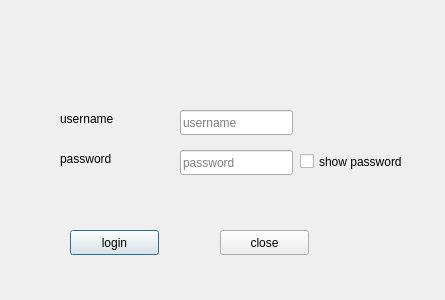
<?xml version="1.0" encoding="UTF-8"?>
<ui version="4.0">
 <class>Dialog</class>
 <widget class="QDialog" name="Dialog">
  <property name="geometry">
   <rect>
    <x>0</x>
    <y>0</y>
    <width>445</width>
    <height>300</height>
   </rect>
  </property>
  <property name="windowTitle">
   <string>Dialog</string>
  </property>
  <widget class="QLineEdit" name="usnmedit">
   <property name="geometry">
    <rect>
     <x>180</x>
     <y>110</y>
     <width>113</width>
     <height>25</height>
    </rect>
   </property>
   <property name="placeholderText">
    <string>username</string>
   </property>
  </widget>
  <widget class="QLineEdit" name="pswdedit">
   <property name="geometry">
    <rect>
     <x>180</x>
     <y>150</y>
     <width>113</width>
     <height>25</height>
    </rect>
   </property>
   <property name="echoMode">
    <enum>QLineEdit::Password</enum>
   </property>
   <property name="placeholderText">
    <string>password</string>
   </property>
  </widget>
  <widget class="QLabel" name="username">
   <property name="geometry">
    <rect>
     <x>60</x>
     <y>110</y>
     <width>67</width>
     <height>17</height>
    </rect>
   </property>
   <property name="text">
    <string>username</string>
   </property>
  </widget>
  <widget class="QLabel" name="password">
   <property name="geometry">
    <rect>
     <x>60</x>
     <y>150</y>
     <width>67</width>
     <height>17</height>
    </rect>
   </property>
   <property name="text">
    <string>password</string>
   </property>
  </widget>
  <widget class="QPushButton" name="loginbtn">
   <property name="geometry">
    <rect>
     <x>70</x>
     <y>230</y>
     <width>89</width>
     <height>25</height>
    </rect>
   </property>
   <property name="text">
    <string>login</string>
   </property>
  </widget>
  <widget class="QPushButton" name="closebtn">
   <property name="geometry">
    <rect>
     <x>220</x>
     <y>230</y>
     <width>89</width>
     <height>25</height>
    </rect>
   </property>
   <property name="text">
    <string>close</string>
   </property>
  </widget>
  <widget class="QCheckBox" name="checkBox">
   <property name="geometry">
    <rect>
     <x>300</x>
     <y>150</y>
     <width>131</width>
     <height>23</height>
    </rect>
   </property>
   <property name="text">
    <string>show password</string>
   </property>
   <property name="checked">
    <bool>false</bool>
   </property>
  </widget>
 </widget>
 <resources/>
 <connections>
  <connection>
   <sender>closebtn</sender>
   <signal>clicked()</signal>
   <receiver>Dialog</receiver>
   <slot>close()</slot>
   <hints>
    <hint type="sourcelabel">
     <x>264</x>
     <y>242</y>
    </hint>
    <hint type="destinationlabel">
     <x>199</x>
     <y>149</y>
    </hint>
   </hints>
  </connection>
 </connections>
</ui>
